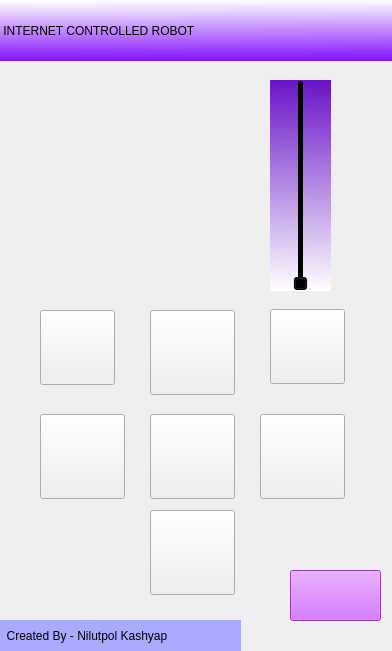
<?xml version="1.0" encoding="UTF-8"?>
<ui version="4.0">
 <class>Form</class>
 <widget class="QWidget" name="Form">
  <property name="geometry">
   <rect>
    <x>0</x>
    <y>0</y>
    <width>392</width>
    <height>651</height>
   </rect>
  </property>
  <property name="windowTitle">
   <string>Form</string>
  </property>
  <property name="styleSheet">
   <string notr="true"/>
  </property>
  <widget class="QSlider" name="arm_slider">
   <property name="geometry">
    <rect>
     <x>270</x>
     <y>80</y>
     <width>61</width>
     <height>211</height>
    </rect>
   </property>
   <property name="cursor">
    <cursorShape>ClosedHandCursor</cursorShape>
   </property>
   <property name="mouseTracking">
    <bool>true</bool>
   </property>
   <property name="tabletTracking">
    <bool>true</bool>
   </property>
   <property name="styleSheet">
    <string notr="true">background-color: qlineargradient(spread:pad, x1:0.488, y1:0, x2:0.483, y2:1, stop:0 rgba(104, 20, 199, 255), stop:1 rgba(255, 255, 255, 255));</string>
   </property>
   <property name="maximum">
    <number>2</number>
   </property>
   <property name="orientation">
    <enum>Qt::Vertical</enum>
   </property>
  </widget>
  <widget class="QPushButton" name="stop_button">
   <property name="geometry">
    <rect>
     <x>150</x>
     <y>414</y>
     <width>85</width>
     <height>85</height>
    </rect>
   </property>
   <property name="cursor">
    <cursorShape>OpenHandCursor</cursorShape>
   </property>
   <property name="mouseTracking">
    <bool>true</bool>
   </property>
   <property name="tabletTracking">
    <bool>true</bool>
   </property>
   <property name="text">
    <string/>
   </property>
   <property name="icon">
    <iconset>
     <normaloff>images/stop_icon.png</normaloff>images/stop_icon.png</iconset>
   </property>
   <property name="iconSize">
    <size>
     <width>60</width>
     <height>60</height>
    </size>
   </property>
  </widget>
  <widget class="QPushButton" name="right_button">
   <property name="geometry">
    <rect>
     <x>260</x>
     <y>414</y>
     <width>85</width>
     <height>85</height>
    </rect>
   </property>
   <property name="cursor">
    <cursorShape>OpenHandCursor</cursorShape>
   </property>
   <property name="mouseTracking">
    <bool>true</bool>
   </property>
   <property name="tabletTracking">
    <bool>true</bool>
   </property>
   <property name="text">
    <string/>
   </property>
   <property name="icon">
    <iconset>
     <normaloff>images/right_icon.png</normaloff>images/right_icon.png</iconset>
   </property>
   <property name="iconSize">
    <size>
     <width>110</width>
     <height>110</height>
    </size>
   </property>
  </widget>
  <widget class="QPushButton" name="left_button">
   <property name="geometry">
    <rect>
     <x>40</x>
     <y>414</y>
     <width>85</width>
     <height>85</height>
    </rect>
   </property>
   <property name="cursor">
    <cursorShape>OpenHandCursor</cursorShape>
   </property>
   <property name="mouseTracking">
    <bool>true</bool>
   </property>
   <property name="tabletTracking">
    <bool>true</bool>
   </property>
   <property name="text">
    <string/>
   </property>
   <property name="icon">
    <iconset>
     <normaloff>images/left_icon.png</normaloff>images/left_icon.png</iconset>
   </property>
   <property name="iconSize">
    <size>
     <width>110</width>
     <height>110</height>
    </size>
   </property>
  </widget>
  <widget class="QPushButton" name="front_button">
   <property name="geometry">
    <rect>
     <x>150</x>
     <y>310</y>
     <width>85</width>
     <height>85</height>
    </rect>
   </property>
   <property name="cursor">
    <cursorShape>OpenHandCursor</cursorShape>
   </property>
   <property name="mouseTracking">
    <bool>true</bool>
   </property>
   <property name="tabletTracking">
    <bool>true</bool>
   </property>
   <property name="text">
    <string/>
   </property>
   <property name="icon">
    <iconset>
     <normaloff>images/front_icon.png</normaloff>images/front_icon.png</iconset>
   </property>
   <property name="iconSize">
    <size>
     <width>110</width>
     <height>110</height>
    </size>
   </property>
  </widget>
  <widget class="QPushButton" name="back_button">
   <property name="geometry">
    <rect>
     <x>150</x>
     <y>510</y>
     <width>85</width>
     <height>85</height>
    </rect>
   </property>
   <property name="cursor">
    <cursorShape>OpenHandCursor</cursorShape>
   </property>
   <property name="mouseTracking">
    <bool>true</bool>
   </property>
   <property name="tabletTracking">
    <bool>true</bool>
   </property>
   <property name="text">
    <string/>
   </property>
   <property name="icon">
    <iconset>
     <normaloff>images/back_icon.png</normaloff>images/back_icon.png</iconset>
   </property>
   <property name="iconSize">
    <size>
     <width>110</width>
     <height>110</height>
    </size>
   </property>
  </widget>
  <widget class="QPushButton" name="right_turn_button">
   <property name="geometry">
    <rect>
     <x>270</x>
     <y>309</y>
     <width>75</width>
     <height>75</height>
    </rect>
   </property>
   <property name="cursor">
    <cursorShape>OpenHandCursor</cursorShape>
   </property>
   <property name="mouseTracking">
    <bool>true</bool>
   </property>
   <property name="tabletTracking">
    <bool>true</bool>
   </property>
   <property name="text">
    <string/>
   </property>
   <property name="icon">
    <iconset>
     <normaloff>images/right_turn_icon.png</normaloff>images/right_turn_icon.png</iconset>
   </property>
   <property name="iconSize">
    <size>
     <width>70</width>
     <height>70</height>
    </size>
   </property>
  </widget>
  <widget class="QPushButton" name="left_turn_button">
   <property name="geometry">
    <rect>
     <x>40</x>
     <y>310</y>
     <width>75</width>
     <height>75</height>
    </rect>
   </property>
   <property name="cursor">
    <cursorShape>OpenHandCursor</cursorShape>
   </property>
   <property name="mouseTracking">
    <bool>true</bool>
   </property>
   <property name="tabletTracking">
    <bool>true</bool>
   </property>
   <property name="text">
    <string/>
   </property>
   <property name="icon">
    <iconset>
     <normaloff>images/left_turn_icon.png</normaloff>images/left_turn_icon.png</iconset>
   </property>
   <property name="iconSize">
    <size>
     <width>70</width>
     <height>70</height>
    </size>
   </property>
  </widget>
  <widget class="QLabel" name="app_label">
   <property name="geometry">
    <rect>
     <x>0</x>
     <y>0</y>
     <width>401</width>
     <height>61</height>
    </rect>
   </property>
   <property name="styleSheet">
    <string notr="true">font: 75 15pt &quot;MS Shell Dlg 2&quot;;
background-color: qlineargradient(spread:pad, x1:0.507, y1:1, x2:0.493, y2:0, stop:0 rgba(131, 17, 255, 255), stop:1 rgba(255, 255, 255, 255));</string>
   </property>
   <property name="text">
    <string> INTERNET CONTROLLED ROBOT</string>
   </property>
  </widget>
  <widget class="QLabel" name="background">
   <property name="geometry">
    <rect>
     <x>-90</x>
     <y>50</y>
     <width>1071</width>
     <height>661</height>
    </rect>
   </property>
   <property name="text">
    <string/>
   </property>
   <property name="pixmap">
    <pixmap>images/background.jpg</pixmap>
   </property>
   <property name="scaledContents">
    <bool>true</bool>
   </property>
  </widget>
  <widget class="QLabel" name="label">
   <property name="geometry">
    <rect>
     <x>0</x>
     <y>620</y>
     <width>241</width>
     <height>31</height>
    </rect>
   </property>
   <property name="mouseTracking">
    <bool>false</bool>
   </property>
   <property name="styleSheet">
    <string notr="true">background-color: rgb(170, 170, 255);
font: 75 10pt &quot;MS Shell Dlg 2&quot;;</string>
   </property>
   <property name="text">
    <string>  Created By - Nilutpol Kashyap</string>
   </property>
  </widget>
  <widget class="QLabel" name="logo">
   <property name="geometry">
    <rect>
     <x>-10</x>
     <y>50</y>
     <width>195</width>
     <height>195</height>
    </rect>
   </property>
   <property name="text">
    <string/>
   </property>
   <property name="pixmap">
    <pixmap>images/logo.png</pixmap>
   </property>
   <property name="scaledContents">
    <bool>true</bool>
   </property>
   <property name="alignment">
    <set>Qt::AlignCenter</set>
   </property>
   <property name="wordWrap">
    <bool>false</bool>
   </property>
  </widget>
  <widget class="QPushButton" name="keyboard_button">
   <property name="geometry">
    <rect>
     <x>290</x>
     <y>570</y>
     <width>91</width>
     <height>51</height>
    </rect>
   </property>
   <property name="styleSheet">
    <string notr="true">background-color: rgb(201, 75, 255);</string>
   </property>
   <property name="text">
    <string/>
   </property>
   <property name="icon">
    <iconset>
     <normaloff>images/keyboard_icon.png</normaloff>images/keyboard_icon.png</iconset>
   </property>
   <property name="iconSize">
    <size>
     <width>105</width>
     <height>105</height>
    </size>
   </property>
  </widget>
  <zorder>background</zorder>
  <zorder>back_button</zorder>
  <zorder>front_button</zorder>
  <zorder>left_turn_button</zorder>
  <zorder>left_button</zorder>
  <zorder>arm_slider</zorder>
  <zorder>app_label</zorder>
  <zorder>right_turn_button</zorder>
  <zorder>stop_button</zorder>
  <zorder>right_button</zorder>
  <zorder>label</zorder>
  <zorder>logo</zorder>
  <zorder>keyboard_button</zorder>
 </widget>
 <resources/>
 <connections/>
</ui>
